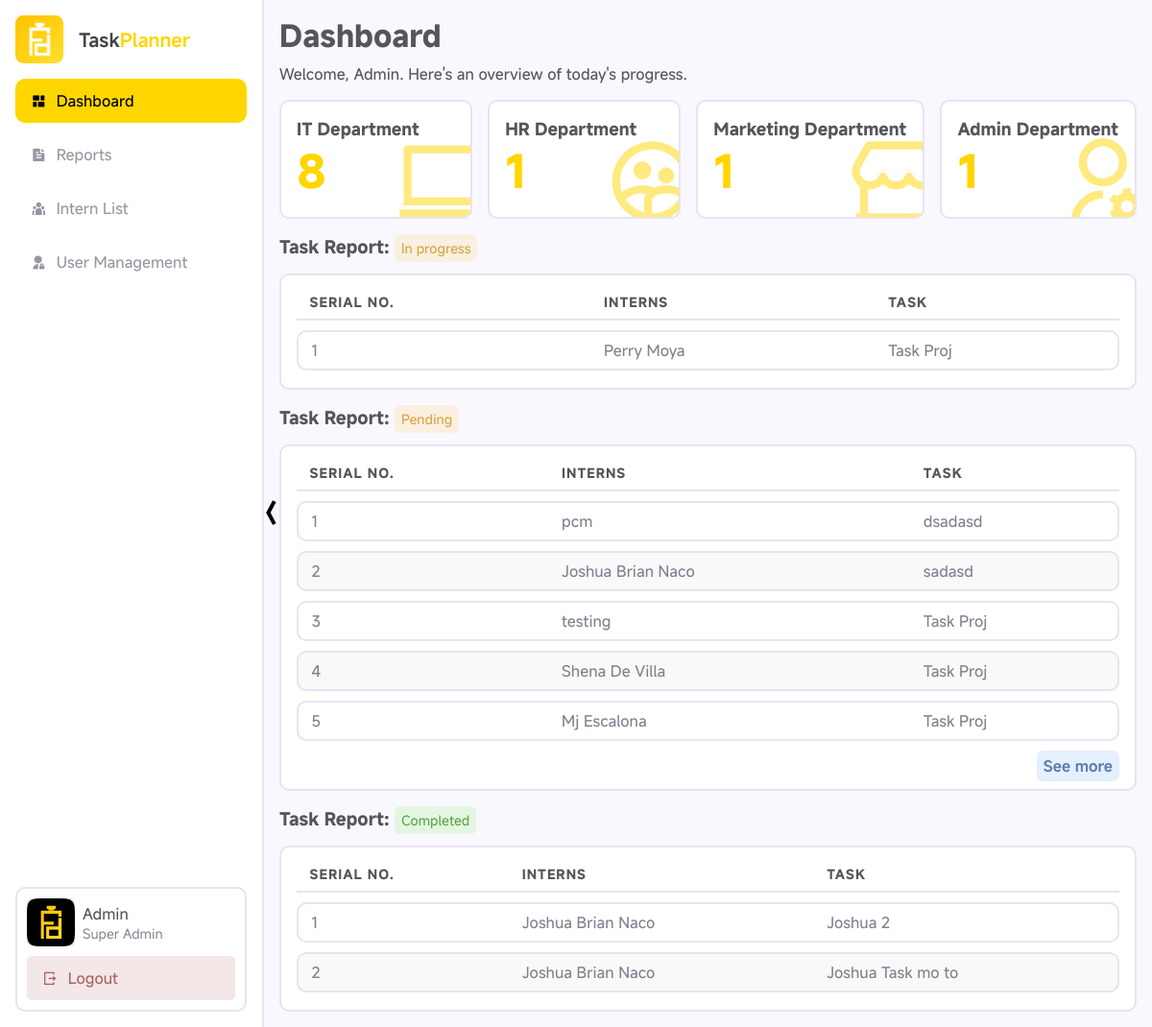
The app's page /dashboard (signed in) with its own data.
### tables this page shows
CREATE TABLE `task_info` (
  `task_id` int(50) NOT NULL,
  `t_title` varchar(120) NOT NULL,
  `t_description` text DEFAULT NULL,
  `t_start_time` datetime DEFAULT NULL,
  `t_end_time` datetime DEFAULT NULL,
  `t_user_id` int(20) NOT NULL,
  `status` int(11) NOT NULL DEFAULT 0 COMMENT '0 = pending, 1 = In progress, 2 = complete',
  `role` varchar(100) NOT NULL,
  `proof` varchar(255) NOT NULL,
  `task_img` varchar(255) NOT NULL
);

### authentication.php (called while the page is built, shortened)
<?php
require 'classes/admin_class.php';
$obj_admin = new Admin_Class();

### classes/admin_class.php (called while the page is built, shortened)
<?php
class Admin_Class
{
	public $db;
	public function __construct()
	{
		$host_name = 'localhost';
		$user_name = 'root';
		$password = '';
		$db_name = 'taskplanner';
		try {
			$connection = new PDO("mysql:host={$host_name}; dbname={$db_name}", $user_name,  $password);
			$this->db = $connection;
		} catch (PDOException $message) {
			throw new Exception($message->getMessage());
		}
	}
	public function manage_all_info($sql)
	{
		try {
			$info = $this->db->prepare($sql);
			$info->execute();
			return $info;
		} catch (PDOException $e) {
			echo $e->getMessage();
		}
	}
}

### dashboard.php (the view, shortened to what this page needs)
<?php
require 'authentication.php';
$user_id = $_SESSION['admin_id'];
$page_name = "Dashboard";
include("include/lib_links.php");
?>
<!DOCTYPE html>
<html lang="en">
<head>
</head>
<body>
    <div class="page">
        <?php
        include("include/sidebar.php");
        ?>
        <div class="content">
            <div class="content-title">
                <h1>Dashboard</h1>
                <p>Welcome, Admin. Here's an overview of today's progress.</p>
            </div>
            <div class="dash-cards">
                <a href="attendance-info?position=IT+Department">
                    <div class="card">
                        <p>IT Department</p>
                        <span class="how-many">
                            <?php
                            $sql = "SELECT * FROM tbl_admin WHERE user_role = 2 AND position = 'IT Department'";
                            $info = $obj_admin->manage_all_info($sql);
                            $count = $info->rowCount();
                            echo $count;
                            ?>
                        </span>
                    </div>
                </a>
                <a href="attendance-info?position=HR+Department">
                    <div class="card">
                        <p>HR Department</p>
                        <span class="how-many">
                            <?php
                            $sql = "SELECT * FROM tbl_admin WHERE user_role = 2 AND position = 'Hr Department'";
                            $info = $obj_admin->manage_all_info($sql);
                            $count = $info->rowCount();
                            echo $count;
                            ?>
                        </span>
                    </div>
                </a>
                <a href="attendance-info?position=Marketing+Department">
                    <div class="card">
                        <p>Marketing Department</p>
                        <span class="how-many">
                            <?php
                            $sql = "SELECT * FROM tbl_admin WHERE user_role = 2 AND position = 'Marketing Department'";
                            $info = $obj_admin->manage_all_info($sql);
                            $count = $info->rowCount();
                            echo $count;
                            ?>
                        </span>
                    </div>
                </a>
                <a href="attendance-info?position=Admin+Department">
                    <div class="card">
                        <p>Admin Department</p>
                        <span class="how-many">
                            <?php
                            $sql = "SELECT * FROM tbl_admin WHERE user_role = 2 AND position = 'Admin Department'";
                            $info = $obj_admin->manage_all_info($sql);
                            $count = $info->rowCount();
                            echo $count;
                            ?>
                        </span>
                    </div>
                </a>
            </div>
            <h3>Task Report: <span class="status-indicator pending">In progress</span></h3>
            <div class="card with-table" id="ongoing">
                <div class="table-container">
                    <table>
                        <thead>
                            <tr>
                                <th>Serial No.</th>
                                <th>Interns</th>
                                <th>Task</th>
                            </tr>
                        </thead>
                        <tbody>
                            <?php
                            $sql = "SELECT task_info.*, tbl_admin.user_id, tbl_admin.fullname
                                FROM task_info
                                JOIN tbl_admin ON task_info.t_user_id = tbl_admin.user_id
                                WHERE task_info.status = 1
                                LIMIT 6;
                                ";
                            $info = $obj_admin->manage_all_info($sql);
                            $serial  = 1;
                            while ($row = $info->fetch(PDO::FETCH_ASSOC)) {
                            ?>
                                <tr>
                                    <td><?php echo $serial;
                                        $serial++; ?></td>
                                    <td><?php echo $row['fullname']; ?></td>
                                    <td><?php echo $row['t_title']; ?></td>
                                </tr>
                            <?php  } ?>
                        </tbody>
                    </table>
                </div>
            </div>
            <h3>Task Report: <span class="status-indicator pending">Pending</span></h3>
            <div class="card with-table" id="pending">
                <div class="table-container">
                    <table>
                        <thead>
                            <tr>
                                <th>Serial No.</th>
                                <th>Interns</th>
                                <th>Task</th>
                            </tr>
                        </thead>
                        <tbody>
                            <?php
                            $sql = "SELECT task_info.*, tbl_admin.user_id, tbl_admin.fullname
                                FROM task_info
                                JOIN tbl_admin ON task_info.t_user_id = tbl_admin.user_id
                                WHERE task_info.status = 0
                                LIMIT 6;
                                ";
                            $info = $obj_admin->manage_all_info($sql);
                            $serial  = 1;
                            $num_row = $info->rowCount();
                            while ($row = $info->fetch(PDO::FETCH_ASSOC)) {
                                if ($serial > 5) break;
                            ?>
                                <tr>
                                    <td><?php echo $serial;
                                        $serial++; ?></td>
                                    <td><?php echo $row['fullname']; ?></td>
                                    <td><?php echo $row['t_title']; ?></td>
                                </tr>
                            <?php  } ?>
                        </tbody>
                    </table>
                </div>
                <?php if ($num_row > 5) { ?>
                    <div class="btnSection">
                        <a href="task-info?status=Pending">See more</a>
                    </div>
                <?php } ?>
            </div>
            <h3>Task Report: <span class="status-indicator completed">Completed</span></h3>
            <div class="card with-table" id="completed">
                <div class="table-container">
                    <table>
                        <thead>
                            <tr>
                                <th>Serial No.</th>
                                <th>Interns</th>
                                <th>Task</th>
                            </tr>
                        </thead>
                        <tbody>
                            <?php
                            $sql = "SELECT task_info.*, tbl_admin.user_id, tbl_admin.fullname
                                FROM task_info
                                JOIN tbl_admin ON task_info.t_user_id = tbl_admin.user_id
                                WHERE task_info.status = 2
                                LIMIT 6;
                                ";
                            $info = $obj_admin->manage_all_info($sql);
                            $serial  = 1;
                            while ($row = $info->fetch(PDO::FETCH_ASSOC)) {
                            ?>
                                <tr>
                                    <td><?php echo $serial;
                                        $serial++; ?></td>
                                    <td><?php echo $row['fullname']; ?></td>
                                    <td><?php echo $row['t_title']; ?></td>
                                </tr>
                            <?php  } ?>
                        </tbody>
                    </table>
                </div>
            </div>
        </div>
    </div>
</body>
</html>

### include/sidebar.php (shortened to what this page needs)
<link rel="stylesheet" href="https://cdnjs.cloudflare.com/ajax/libs/font-awesome/5.15.3/css/all.min.css">
<div class="sidebar">
    <div class="title">
        <img src="logo.svg" alt="">
        <p>Task<span>Planner</span></p>
    </div>
    <div class="sidebar-wrapper">
        <ul>
            <?php
            $user_role = $_SESSION['user_role'];
            if ($user_role == 1) {
            ?>
                <li><a href="dashboard" <?php if ($page_name == "Dashboard") {
                                            echo "class=\"active\"";
                                        } ?>><i class="ri-dashboard-horizontal-fill"></i>Dashboard</a></li>
                <li><a href="task-info" <?php if ($page_name == "Task_Info") {
                                            echo "class=\"active\"";
                                        } ?>><i class="ri-file-text-fill"></i>Reports</a></li>
                <li><a href="attendance-info" <?php if ($page_name == "Attendance") {
                                                    echo "class=\"active\"";
                                                } ?>><i class="ri-team-fill"></i>Intern List</a></li>
                <li><a href="admin-manage-user" <?php if ($page_name == "Admin") {
                                                    echo "class=\"active\"";
                                                } ?>><i class="ri-admin-fill"></i>User Management</a></li>
            <?php
            } else if ($user_role == 2) {
            ?>
                <li><a href="home" <?php if ($page_name == "Home") {
                                        echo "class=\"active\"";
                                    } ?>><i class="ri-home-fill"></i>Home</a></li>
                <li><a href="taskreport-user" <?php if ($page_name == "TaskUser") {
                                                    echo "class=\"active\"";
                                                } ?>><i class="ri-list-check-3"></i>Your Tasks</a></li>
                <li><a href="userprofile-info.php" <?php if ($page_name == "User_Profile") {
                                                        echo "class=\"active\"";
                                                    } ?>><i class="ri-admin-fill"></i>User Profile</a></li>
            <?php
            } else {
                header('Location: index');
            }
            ?>
        </ul>
        <ul>
            <?php
            $sql = "SELECT b.fullname, b.profileimg, b.position
          FROM tbl_admin b
          WHERE b.user_id = $user_id
          ORDER BY b.fullname ASC";
            $info = $obj_admin->manage_all_info($sql);
            while ($row = $info->fetch(PDO::FETCH_ASSOC)) { ?>
                <div class="h-wrapper">
                    <div class="img-container"><img src="<?php echo $row['profileimg']; ?>" alt="Profile Image"></div>
                    <div class="v-wrapper">
                        <p><?php echo $row['fullname']; ?></p>
                        <span><?php echo $row['position']; ?></span>
                    </div>
                </div>
                <li><a href="?logout=logout"><i class="ri-logout-box-r-line"></i>Logout</a></li>
            <?php } ?>
        </ul>
    </div>
</div>
<button id="sidebarBtn" class="on-desktop">
    <i class="ri-arrow-left-wide-line"></i>
</button>

### records on screen
task_info: tbl_admin.fullname "Perry Moya", t_title "Task Proj"
task_info: tbl_admin.fullname "pcm", t_title "dsadasd"
task_info: tbl_admin.fullname "Joshua Brian Naco", t_title "sadasd"
task_info: tbl_admin.fullname "testing", t_title "Task Proj"
task_info: tbl_admin.fullname "Shena De Villa", t_title "Task Proj"
task_info: tbl_admin.fullname "Mj Escalona", t_title "Task Proj"
task_info: tbl_admin.fullname "Joshua Brian Naco", t_title "Joshua 2"
task_info: tbl_admin.fullname "Joshua Brian Naco", t_title "Joshua Task mo to"

### other values on screen
$row['fullname'] "Admin"
$row['position'] "Super Admin"
$count "8"
$count "1"
